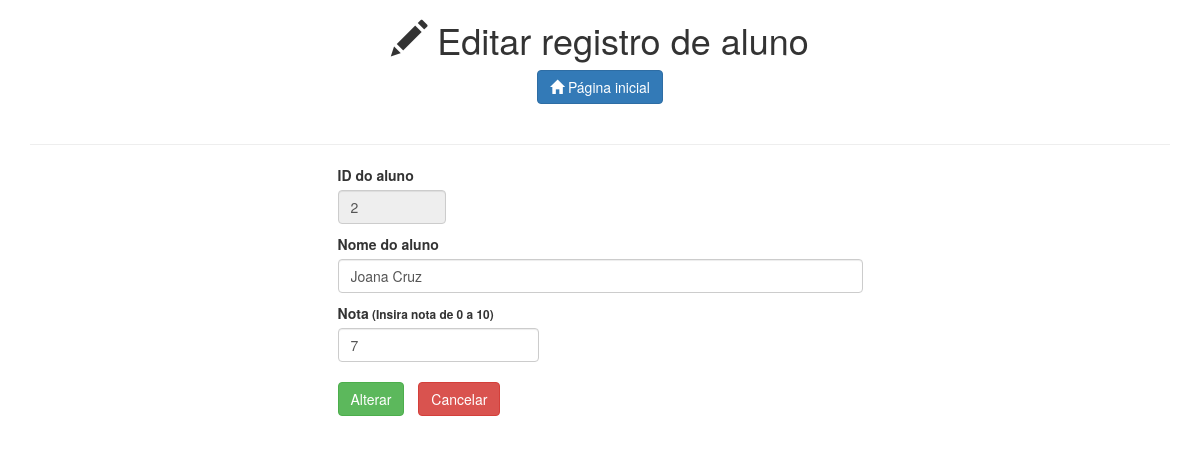
Page /editar_registro.php?id=2 on the committed database.
### tables this page shows
CREATE TABLE IF NOT EXISTS `alunos` (
  `aluno_id` int(11) NOT NULL AUTO_INCREMENT,
  `aluno_nome` varchar(255) NOT NULL,
  `aluno_nota` int(2) NOT NULL,
  PRIMARY KEY (`aluno_id`)
);

### src/Database.php (called while the page is built, shortened)
<?php
class Database
{
    private $db;
    private $table = 'alunos';
    public function __construct(\PDO $obj_db)
    {
        $this->db = $obj_db;
    }
    public function listar_pelo_id($id){
        $sql = 'SELECT * FROM ' . $this->getTable() . ' WHERE aluno_id = :aluno_id';
        $stmt = $this->db->prepare($sql);
        $stmt->bindValue(':aluno_id', $id);
        if($stmt->execute()){
            return $stmt->fetch(\PDO::FETCH_ASSOC);
        } else {
            die('<br>' . print_r($stmt->errorInfo(), true) . '<br>');
        }
    }
    function getTable()
    {
        return $this->table;
    }
}

### editar_registro.php (the view, shortened to what this page needs)
<?php
$id = filter_input(INPUT_GET, 'id', FILTER_SANITIZE_NUMBER_INT);
if(empty($id) || !isset($id)){
    header('location: index.php');
} else {
    include_once 'src/Database.php';
    include_once 'src/config.php';
    try {
        $conexao = new PDO("mysql:host=$bd_host;dbname=$bd_nome; charset=utf8", $bd_login, $bd_senha, array(PDO::MYSQL_ATTR_INIT_COMMAND => 'SET NAMES UTF8'));
    } catch(PDOException $e) {
        die('Erro: ' . $e->getCode() . ' - ' . $e->getMessage());
    }
    $listar = new Database($conexao);
    $aluno = $listar->listar_pelo_id($id);
    include_once LAYOUT . 'code_head.php';
?>
    <body>
        <div class="container">
            <h1 class="text-center"><span class="glyphicon glyphicon-pencil"></span> Editar registro de aluno</h1>
            <p class="text-center">
                <a href="index.php" class="btn btn-primary" style="display: inline-block; margin-bottom: 20px">
                    <span class="glyphicon glyphicon-home"></span> Página inicial
                </a>
            </p>
            <hr>
            <div class="row">
                <div class="col-sm-6 col-sm-offset-3">
                    <form id="editar_aluno" class="form-group" method="post">
                        <div class="col-sm-3">
                            <label for="id">ID do aluno</label>
                            <input type="text" name="id" id="id" class="form-control" value="<?php echo $aluno['aluno_id'] ?>" readonly="true">
                        </div>
                        <div class="col-sm-12">
                            <label for="nome">Nome do aluno</label>
                            <input type="text" name="nome" id="nome" class="form-control" value="<?php echo $aluno['aluno_nome'] ?>">
                        </div>
                        <div class="col-sm-5">
                            <label for="nota">Nota<small> (Insira nota de 0 a 10)</small></label>
                            <input type="number" name="nota" id="nota" class="form-control" min="0" max="10" value="<?php echo $aluno['aluno_nota'] ?>">
                        </div>
                        <div class="col-sm-12">
                            <input type="submit" value="Alterar" class="btn btn-success" style="margin-top: 10px">
                            <a href="index.php" class="btn btn-danger" style="margin: 10px 0 0 10px">Cancelar</a>
                        </div>
                    </form>
                    <div class="col-sm-12" id="status" style="margin-top: 20px"></div>
                </div>
            </div>
        </div>
  </body>
</html>
<?php } ?>

### editar_registro.php (style rules this page uses)
input { margin-bottom: 10px; }

### rows in the picture
alunos: id "2", nome "Joana Cruz", nota "7"
